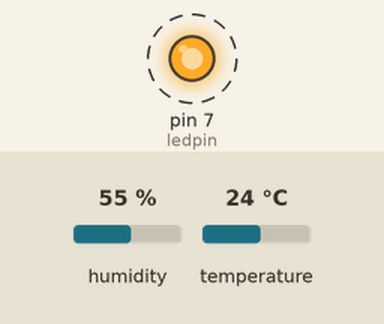
A sketch run on a simulated Arduino Uno, built with avr-gcc and run on an emulated ATmega328P. On the bench: output pins drawn as LEDs (lit = HIGH). Dashed ring = blinking. Inputs (shaded band) come from the test bench; at power-on: humidity 55 %, temperature 24 °C.

Above: at 0.5 s.
Timing chart, 0 to 3.0 s (numbered marks = the images above):
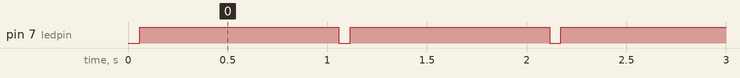

Measured:
- by itself, pin 7 (ledpin): alternates HIGH for 1.0 s and LOW for 0.06 s

The sketch:

ble_dht.ino
```cpp
#include <SoftwareSerial.h>

#include <ArduinoJson.h>


#include <DHT11.h>  //아두이노 온습도센서 DHT11을 사용하기위해 위에서 설치해두었던 라이브러리를 불러옵니다.

DHT11 dht11(A0);  /*불러온 라이브러리 안에 몇번 PIN에서 데이터값이 나오는지
                     설정해줘야 합니다. 아날로그 0번 PIN인 A0으로 설정했습니다.
                     */

SoftwareSerial mySerial(11, 10); // HC-06 TX=11번핀 , RX=10번핀 연결

StaticJsonBuffer<200> jsonBuffer;
JsonObject& root = jsonBuffer.createObject();

int ledpin = 7;

void setup()
{
  mySerial.begin(9600); // 통신 속도 9600bps로 블루투스 시리얼 통신 시작
  pinMode(ledpin,OUTPUT);
}


void loop()
{
  String jsondata = "";

  digitalWrite(ledpin,LOW);

  float temp, humi; /*온도와 습도 값이 저장될 변수를 만들어줍니다. 온습도값이
                      소수점이기때문에 float변수를 사용했습니다.
                    */
  int result = dht11.read(humi, temp); /* DHT.h 함수안에 dht11이라는 메소드를 사용해서
                                             현재 온습도 값을 자동으로 계산해줍니다.
                                             계산후 현재 온습도가 데이터가 나오는지 아닌지
                                             판단한 리턴값을 result 변수에 저장해줍니다.
                                             dht11메소드 에서는 온습도가 잘 감지되면 0이라는
                                             리턴값을 보내줍니다.
                                          */


  if (result == 0)  /* 온습도가 잘측정이되서 result변수에 0이라는 값이 들어오면
                       if문이 실행됩니다.
                    */
  {
    root["tempvalue"] = temp;
    root["humivalue"] = humi;

    root.printTo(jsondata);

    char ch[jsondata.length()+1] = {0};


    jsondata.toCharArray(ch,sizeof(ch)+1);

    mySerial.write(ch);

    digitalWrite(ledpin,HIGH);

  }


  delay(1000);
  /*
  일반적인 딜레이 값이 아니라 DHT11에서 권장하는
  딜레이함수를 사용해줘야 정상적인 값이 나옵니다. 옆에는 DHT11 라이브러리안에
  미리 설정되어있는 딜레이시간을 적용시킨 모습 입니다.
  */

}
```
